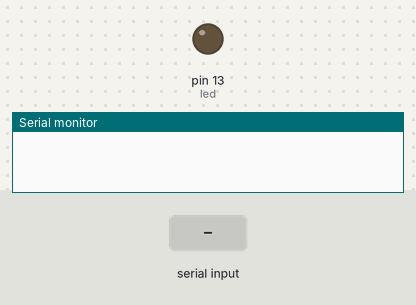
Simulated run of this sketch. Board: Arduino Uno, built with avr-gcc and run on an emulated ATmega328P. Parts: output pins drawn as LEDs (lit = HIGH), the last lines printed to the serial monitor. The test bench sets the inputs (shaded band).

Above: at 1.2 s.
1.3 s: "1" received over Serial
At 2.1 s:
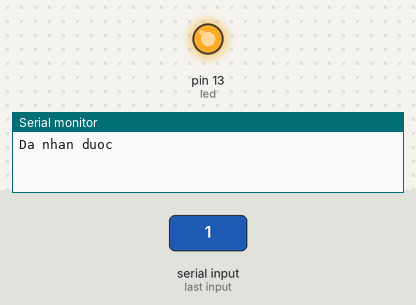
Timing chart, 0 to 4.3 s (numbered marks = the images above; inputs shaded):
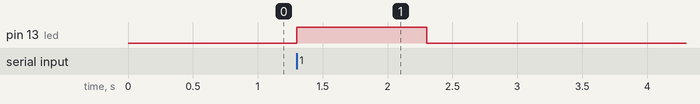

Measured:
- after the input at 1.3 s, pin 13 (led): LOW → HIGH at once, → LOW 1.0 s later

The sketch:

arduinothu2.ino
```cpp
int led = 13;
unsigned long time = 0;
unsigned long delayTime = 1000; //Thời gian delay (không dùng hàm delay)

void setup() {
  Serial.begin(9600);
  pinMode(led, OUTPUT);
  digitalWrite(led, LOW); // Tắt led
}


void loop() {
  if (Serial.available()) {
    time = millis(); //cập nhập lại biến time để cho đèn sáng được trong khoảng delayTime
    digitalWrite(led, HIGH); // đèn led sáng
    while (Serial.available()) { //xóa hết bộ đệm
      Serial.read();
      delay(3);
    }
    Serial.println("Da nhan duoc"); //trả về lại cho arduino 1
  }

  if (millis() - time > delayTime)
    digitalWrite(led, LOW);
}
```
